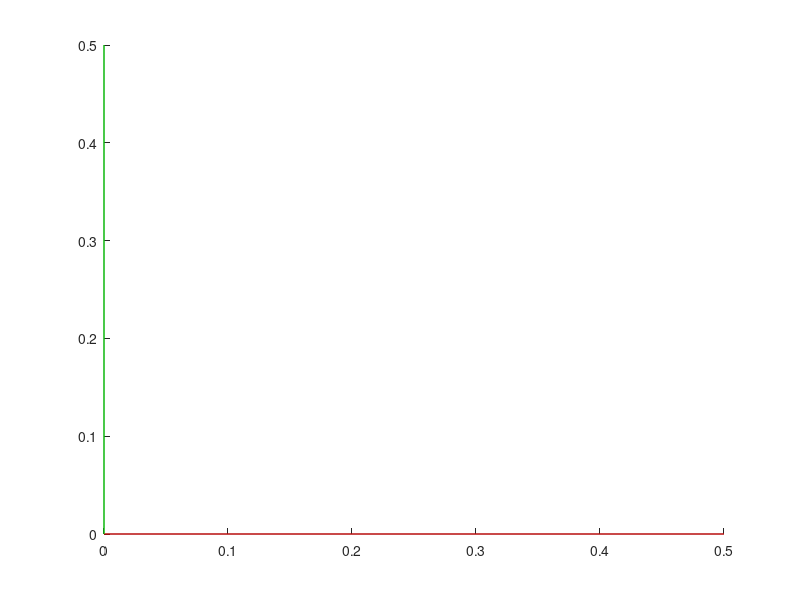

MATLAB code for this plot:
line([0 0.5],[0 0], [0 0],'LineWidth',0.5,'Color',[1 0 0]); %Eje X (rojo)
line([0 0],[0 0.5], [0 0],'LineWidth',0.5,'Color',[0 1 0]); %Eje Y (verde)
line([0 0],[0 0], [0 0.5],'LineWidth',0.5,'Color',[0 0 1]); %Eje Z (azul)